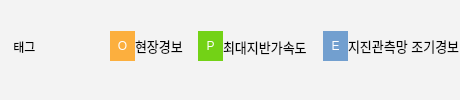
             <widget class="QFrame" name="frame">
              <property name="sizePolicy">
               <sizepolicy hsizetype="Fixed" vsizetype="Fixed">
                <horstretch>0</horstretch>
                <verstretch>0</verstretch>
               </sizepolicy>
              </property>
              <property name="minimumSize">
               <size>
                <width>460</width>
                <height>0</height>
               </size>
              </property>
              <property name="maximumSize">
               <size>
                <width>450</width>
                <height>16777215</height>
               </size>
              </property>
              <property name="styleSheet">
               <string notr="true">background-color: rgb(243, 243, 243);</string>
              </property>
              <property name="frameShape">
               <enum>QFrame::NoFrame</enum>
              </property>
              <property name="frameShadow">
               <enum>QFrame::Raised</enum>
              </property>
              <layout class="QHBoxLayout" name="horizontalLayout_8">
               <property name="spacing">
                <number>0</number>
               </property>
               <property name="leftMargin">
                <number>0</number>
               </property>
               <property name="topMargin">
                <number>2</number>
               </property>
               <property name="rightMargin">
                <number>0</number>
               </property>
               <property name="bottomMargin">
                <number>9</number>
               </property>
               <item>
                <widget class="QLabel" name="label_9">
                 <property name="sizePolicy">
                  <sizepolicy hsizetype="Fixed" vsizetype="Preferred">
                   <horstretch>0</horstretch>
                   <verstretch>0</verstretch>
                  </sizepolicy>
                 </property>
                 <property name="minimumSize">
                  <size>
                   <width>110</width>
                   <height>0</height>
                  </size>
                 </property>
                 <property name="maximumSize">
                  <size>
                   <width>110</width>
                   <height>16777215</height>
                  </size>
                 </property>
                 <property name="text">
                  <string>    태그</string>
                 </property>
                </widget>
               </item>
               <item>
                <widget class="QLabel" name="label_5">
                 <property name="sizePolicy">
                  <sizepolicy hsizetype="Fixed" vsizetype="Fixed">
                   <horstretch>0</horstretch>
                   <verstretch>0</verstretch>
                  </sizepolicy>
                 </property>
                 <property name="minimumSize">
                  <size>
                   <width>25</width>
                   <height>30</height>
                  </size>
                 </property>
                 <property name="maximumSize">
                  <size>
                   <width>25</width>
                   <height>30</height>
                  </size>
                 </property>
                 <property name="styleSheet">
                  <string notr="true">background-color: rgb(252, 175, 62);
color: white;</string>
                 </property>
                 <property name="text">
                  <string>O</string>
                 </property>
                 <property name="alignment">
                  <set>Qt::AlignCenter</set>
                 </property>
                </widget>
               </item>
               <item>
                <widget class="QLabel" name="label_7">
                 <property name="sizePolicy">
                  <sizepolicy hsizetype="Preferred" vsizetype="Fixed">
                   <horstretch>0</horstretch>
                   <verstretch>0</verstretch>
                  </sizepolicy>
                 </property>
                 <property name="minimumSize">
                  <size>
                   <width>0</width>
                   <height>30</height>
                  </size>
                 </property>
                 <property name="maximumSize">
                  <size>
                   <width>16777215</width>
                   <height>30</height>
                  </size>
                 </property>
                 <property name="font">
                  <font>
                   <pointsize>10</pointsize>
                  </font>
                 </property>
                 <property name="styleSheet">
                  <string notr="true"/>
                 </property>
                 <property name="text">
                  <string>현장경보</string>
                 </property>
                </widget>
               </item>
               <item>
                <spacer name="horizontalSpacer_2">
                 <property name="orientation">
                  <enum>Qt::Horizontal</enum>
                 </property>
                 <property name="sizeType">
                  <enum>QSizePolicy::Preferred</enum>
                 </property>
                 <property name="sizeHint" stdset="0">
                  <size>
                   <width>40</width>
                   <height>20</height>
                  </size>
                 </property>
                </spacer>
               </item>
               <item>
                <widget class="QLabel" name="label">
                 <property name="sizePolicy">
                  <sizepolicy hsizetype="Fixed" vsizetype="Fixed">
                   <horstretch>0</horstretch>
                   <verstretch>0</verstretch>
                  </sizepolicy>
                 </property>
                 <property name="minimumSize">
                  <size>
                   <width>25</width>
                   <height>30</height>
                  </size>
                 </property>
                 <property name="maximumSize">
                  <size>
                   <width>25</width>
                   <height>30</height>
                  </size>
                 </property>
                 <property name="styleSheet">
                  <string notr="true">background-color: rgb(115, 210, 22);
color: white;</string>
                 </property>
                 <property name="text">
                  <string>P</string>
                 </property>
                 <property name="alignment">
                  <set>Qt::AlignCenter</set>
                 </property>
                </widget>
               </item>
               <item>
                <widget class="QLabel" name="label_2">
                 <property name="font">
                  <font>
                   <pointsize>10</pointsize>
                  </font>
                 </property>
                 <property name="text">
                  <string>최대지반가속도</string>
                 </property>
                </widget>
               </item>
               <item>
                <spacer name="horizontalSpacer_3">
                 <property name="orientation">
                  <enum>Qt::Horizontal</enum>
                 </property>
                 <property name="sizeHint" stdset="0">
                  <size>
                   <width>40</width>
                   <height>20</height>
                  </size>
                 </property>
                </spacer>
               </item>
               <item>
                <widget class="QLabel" name="label_6">
                 <property name="minimumSize">
                  <size>
                   <width>25</width>
                   <height>30</height>
                  </size>
                 </property>
                 <property name="maximumSize">
                  <size>
                   <width>25</width>
                   <height>30</height>
                  </size>
                 </property>
                 <property name="styleSheet">
                  <string notr="true">background-color: rgb(114, 159, 207);
color: white</string>
                 </property>
                 <property name="text">
                  <string>E</string>
                 </property>
                 <property name="alignment">
                  <set>Qt::AlignCenter</set>
                 </property>
                </widget>
               </item>
               <item>
                <widget class="QLabel" name="label_8">
                 <property name="sizePolicy">
                  <sizepolicy hsizetype="Preferred" vsizetype="Fixed">
                   <horstretch>0</horstretch>
                   <verstretch>0</verstretch>
                  </sizepolicy>
                 </property>
                 <property name="minimumSize">
                  <size>
                   <width>0</width>
                   <height>30</height>
                  </size>
                 </property>
                 <property name="maximumSize">
                  <size>
                   <width>16777215</width>
                   <height>30</height>
                  </size>
                 </property>
                 <property name="font">
                  <font>
                   <pointsize>10</pointsize>
                  </font>
                 </property>
                 <property name="styleSheet">
                  <string notr="true"/>
                 </property>
                 <property name="text">
                  <string>지진관측망 조기경보</string>
                 </property>
                </widget>
               </item>
              </layout>
             </widget>
